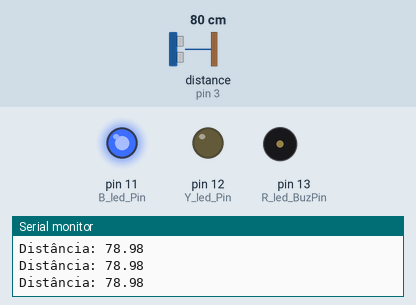
Bench run of a sketch on a simulated Arduino Uno, built with avr-gcc and run on an emulated ATmega328P. Parts: output pins drawn as LEDs (lit = HIGH), buzzer (waves = sounding, pin HIGH), the last lines printed to the serial monitor. Wiring (inferred from the names in the program): ultrasonic range finder: trigger pin 2; echo pin 3. The inputs (shaded band) are chosen by the test bench; at power-on: distance to the obstacle (sensor on pin 3) 80 cm. The echo pulse lasts 58.3 µs per cm; pins used as bus, display or sensor lines are not drawn.

Above: at 1.2 s.
1.3 s: distance to the obstacle (sensor on pin 3) set to 23 cm
2.8 s: distance to the obstacle (sensor on pin 3) set to 18 cm
At 3.2 s:
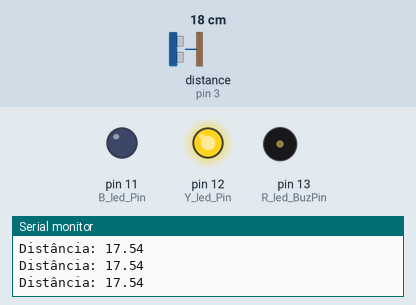
4.3 s: distance to the obstacle (sensor on pin 3) set to 12 cm
7.3 s: distance to the obstacle (sensor on pin 3) set to 9 cm
At 8.5 s:
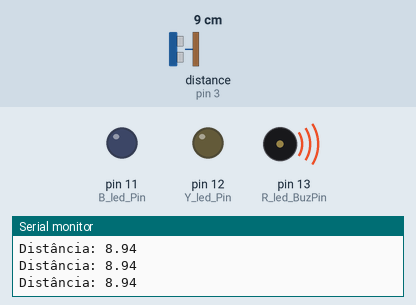
8.8 s: distance to the obstacle (sensor on pin 3) set to 35 cm
At 9.2 s:
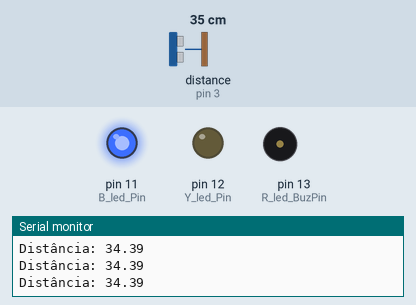
10.3 s: distance to the obstacle (sensor on pin 3) set to 2 cm
At 10.7 s:
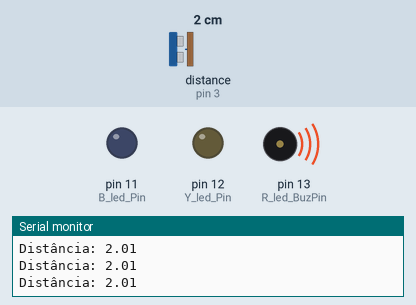
Timing chart, 0 to 12.8 s (numbered marks = the images above; inputs shaded):
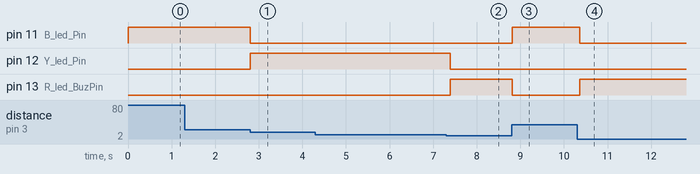

The sketch:

Desafio_1__ultrass_nico_.ino
```cpp
//Pinos dos leds e buzzer:
#define R_led_BuzPin 13
#define Y_led_Pin 12
#define B_led_Pin 11

//Pinos do sensor ultrassônico
#define trig_Pin 2
#define echo_Pin 3

float distancia = 0;

void setup() {
  //Setup dos pinos de led
  pinMode(R_led_BuzPin, OUTPUT);
  pinMode(Y_led_Pin, OUTPUT);
  pinMode(B_led_Pin, OUTPUT);

  //Setup de pinos do sensor
  pinMode(trig_Pin, OUTPUT);
  pinMode(echo_Pin, INPUT);

  Serial.begin(9600); // Para depuração
}

void loop() {
  distancia = calcDist();

  Serial.print("Distância: ");
  Serial.println(distancia);

  if(distancia > 20){
    //Apagando os outros leds:
    digitalWrite(Y_led_Pin, LOW);
    digitalWrite(R_led_BuzPin, LOW);

    digitalWrite(B_led_Pin, HIGH);
    delay(100);
  }
  else if(distancia <= 20 && distancia > 10){
    //Apagando os outros leds:
    digitalWrite(B_led_Pin, LOW);
    digitalWrite(R_led_BuzPin, LOW);

    //Ligando o led amarelo
    digitalWrite(Y_led_Pin, HIGH);
    delay(100);
  }
  else if(distancia <= 10){
    //Apagando os outros leds:
    digitalWrite(B_led_Pin, LOW);
    digitalWrite(Y_led_Pin, LOW);

    //Ligando o led vermelho
    digitalWrite(R_led_BuzPin, HIGH);
    delay(100);
  }

}

float calcDist(){
  // Enviando um pulso sonoro
  digitalWrite(trig_Pin, LOW);
  delayMicroseconds(2);
  digitalWrite(trig_Pin, HIGH);
  delayMicroseconds(10);
  digitalWrite(trig_Pin, LOW);

  // Lendo o tempo de ida e volta do pulso
  long duration = pulseIn(echo_Pin, HIGH);

  // Calculando a distância em centímetros
  float dist = (duration * 0.034) / 2;

  return dist;
}
```

Measured:
- the behaviour switches between 21 and 20 cm on distance to the obstacle (sensor on pin 3) (found by bisection; images 0 and 1)
- the behaviour switches between 11 and 10 cm on distance to the obstacle (sensor on pin 3) (found by bisection; images 1 and 2)
- after the input at 2.8 s, pin 11 (B_led_Pin): HIGH → LOW at once; pin 12 (Y_led_Pin): LOW → HIGH at once
- after the input at 7.3 s, pin 12 (Y_led_Pin): HIGH → LOW after 0.09 s; pin 13 (R_led_BuzPin): LOW → HIGH after 0.09 s
- after the input at 8.8 s, pin 11 (B_led_Pin): LOW → HIGH at once; pin 13 (R_led_BuzPin): HIGH → LOW at once
- after the input at 10.3 s, pin 11 (B_led_Pin): HIGH → LOW after 0.06 s; pin 13 (R_led_BuzPin): LOW → HIGH after 0.06 s
